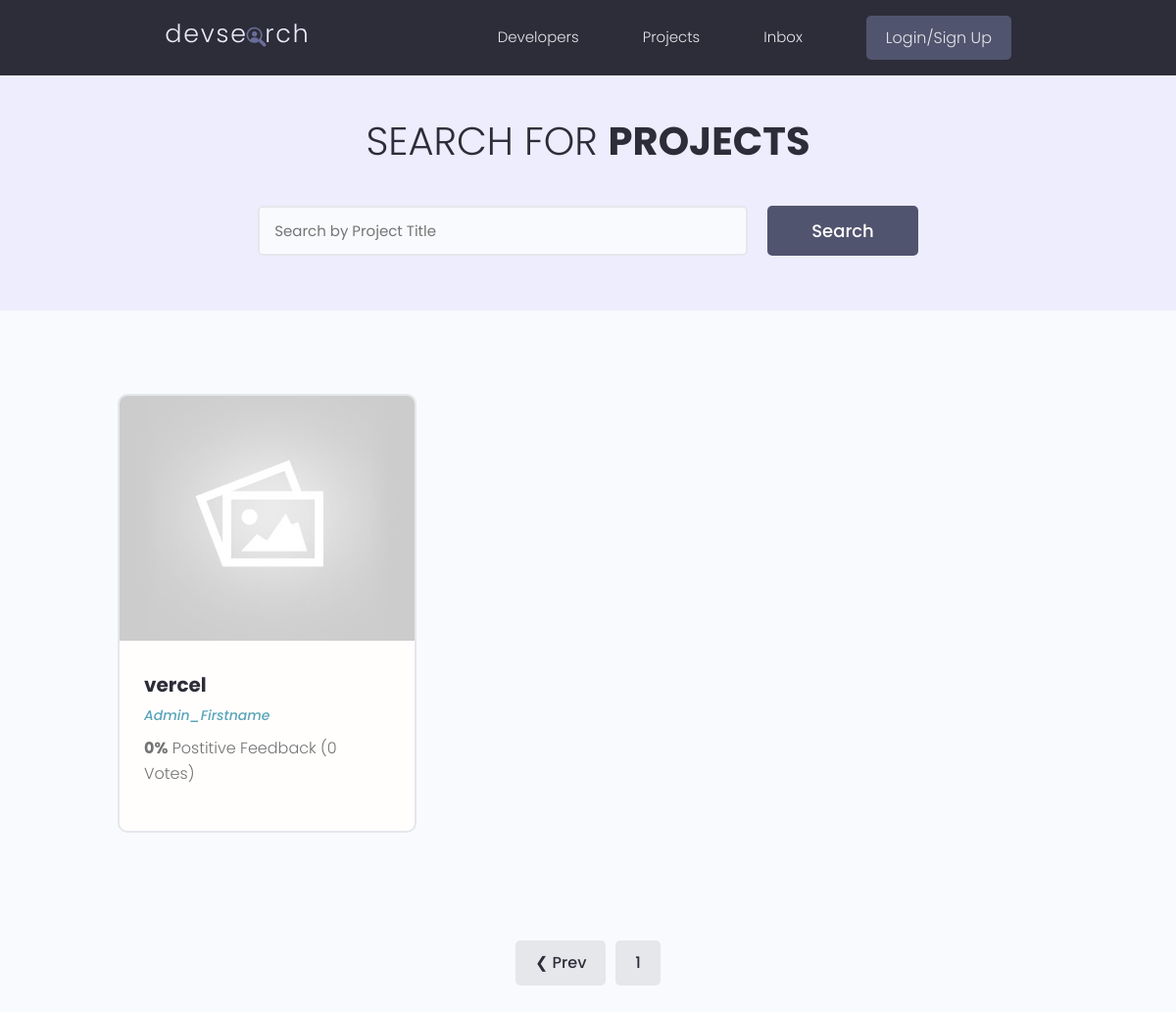
/projects/?page=3, run on an earlier commit of the app's database.
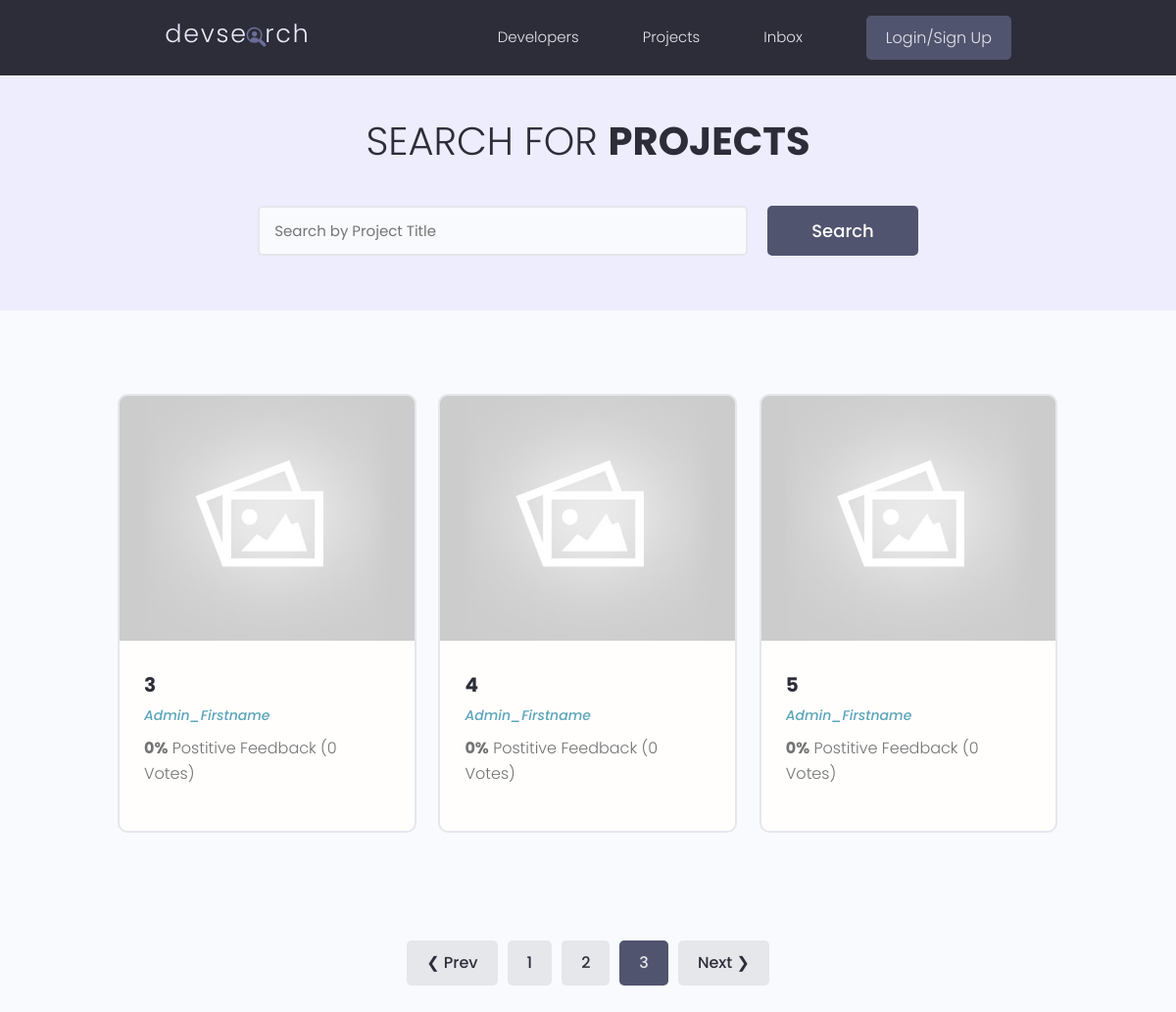
And on a later commit of the database.
### projects/models.py (models this page shows, shortened)
class Project(models.Model):
    owner = models.ForeignKey(Profile, null = True, blank=True, on_delete=models.SET_NULL)
    title = models.CharField(max_length= 200)
    description = models.TextField(null = True,blank = True)
    featured_image = models.ImageField(null=True,blank=True,default="default.jpeg")
    demo_link = models.CharField(max_length= 200,null = True,blank = True)
    source_link = models.CharField(max_length = 2000,null = True, blank = True)
    tags = models.ManyToManyField('Tag', blank=True)
    vote_total = models.IntegerField(default=0,null=True,blank=True)
    vote_Ratio = models.IntegerField(default=0,null=True,blank=True)
    created = models.DateTimeField(auto_now_add=True)
    id = models.UUIDField(default=uuid.uuid4,unique=True,primary_key=True,editable=False)
    class Meta:
        ordering =['created']

### users/models.py (models this page shows, shortened)
class Profile(models.Model):
    user = models.OneToOneField(User,on_delete=models.CASCADE,null=True,blank=True)
    name = models.CharField(max_length=200,blank=True,null = True)
    email = models.EmailField(max_length = 500, blank =True, null=True)
    short_intro = models.CharField(max_length=200, blank=True,null=True)
    bio=models.TextField(blank=True,null=True)
    username = models.CharField(max_length=200,blank=True,null = True)
    profile_image = models.ImageField(null=True,blank=True,upload_to='profile-pics/',default="profile-pics/user-default.png")
    social_github = models.CharField(max_length=200,blank=True,null = True)
    social_twitter = models.CharField(max_length=200,blank=True,null = True)
    social_linkedin = models.CharField(max_length=200,blank=True,null = True)
    social_youtube = models.CharField(max_length=200,blank=True,null = True)
    social_website = models.CharField(max_length=200,blank=True,null = True)
    created = models.DateTimeField(auto_now_add=True)
    id = models.UUIDField(default=uuid.uuid4,unique=True,primary_key=True,editable=False)
    location = models.CharField(max_length=200,blank=True,null = True)

### projects/views.py (the view)
# urls.py: path('projects/',include('projects.urls')),
def projects(request):
    projects,search_query= searchProjects(request)
    results=3
    custom_range, projects= paginateProjects(request,projects,results)
    context = { 'projects':projects,'search_query':search_query,'custom_range':custom_range}
    return render(request,'projects/projects.html',context)

### projects/utils.py (called while the page is built)
def paginateProjects(request,projects,results):
    page = request.GET.get('page')
    paginator = Paginator(projects,results)
    try:
        projects = paginator.page(page)
    except PageNotAnInteger:
        page=1
        projects = paginator.page(page)
    except EmptyPage:
        page = paginator.num_pages
        projects = paginator.page(paginator.num_pages)
    leftIndex = int(page) -4
    if leftIndex < 1:
        leftIndex = 1
    rightIndex= int(page) + 5
    if rightIndex > paginator.num_pages:
        rightIndex = paginator.num_pages
    custom_range = range(leftIndex,rightIndex)
    return custom_range,projects

def searchProjects(request):
    search_query = ''
    if request.GET.get("search_query"):
        search_query= request.GET.get("search_query")
    projects = Project.objects.distinct().filter(Q(title__icontains=search_query)|
                                      Q(description__icontains=search_query)|
                                      Q(owner__name__icontains=search_query)|
                                      Q(tags__name__icontains=search_query)
                                      )
    return projects,search_query

### projects/templates/projects/projects.html (shortened to what this page needs)
{% extends 'main.html' %} {% block content %}
<main class="projects">
  <section class="hero-section text-center">
    <div class="container container--narrow">
      <div class="hero-section__box">
        <h2>Search for <span>Projects</span></h2>
      </div>
      <div class="hero-section__search">
        <form id = "searchForm" class="form" action="{% url 'projects' %}" method="get">
          <div class="form__field">
            <input
              class="input input--text"
              id="formInput#search"
              type="text"
              name="search_query"
              value="{{search_query}}"
              placeholder="Search by Project Title"
            />
          </div>
          <input class="btn btn--sub btn--lg" type="submit" value="Search" />
        </form>
      </div>
    </div>
  </section>
  <section class="projectsList">
    <div class="container">
      <div class="grid grid--three">
        {% for project in projects %}
        <div class="column">
          <div class="card project">
            <a href="{% url 'projectid' project.id %}" class="project">
              <img
                class="project__thumbnail"
                src="{{project.featured_image.url}}"
                alt="project thumbnail"
              />
              <div class="card__body">
                <h3 class="project__title">{{project.title}}</h3>
                <p>
                  {% if project.owner.id %}
                  <a class="project__author" href="{% url 'user-profile' project.owner.id %}"
                    >{{ project.owner.name}}</a
                  >
                  {% endif %}
                </p>
                <p class="project--rating">
                  <span style="font-weight: bold">{{project.vote_Ratio}}%</span>
                  Postitive Feedback ({{project.vote_total}} Vote{{project.vote_total|pluralize:"s"}})
                </p>
              </div>
            </a>
          </div>
        </div>
        {% endfor %}
      </div>
    </div>
  </section>
  {% include 'pagination.html' with queryset=projects custom_range=custom_range %}
</main>
<br />
{% endblock content %}

### templates/main.html (shortened to what this page needs)
<!DOCTYPE html>
<!DOCTYPE html>
{% load static %}
<html>
    <head>
  <link rel="stylesheet" href="https://cdnjs.cloudflare.com/ajax/libs/font-awesome/4.7.0/css/font-awesome.min.css">
  <link rel="stylesheet" href="{% static 'uikit/styles/uikit.css' %}" />
  <link rel="stylesheet" href="{% static 'styles/app.css' %}" />
    </head>
    <body>
       {% include 'navbar.html' %}
       {% block content %}
       {% endblock content %}
    </body>
</html>

### templates/navbar.html (shortened to what this page needs)
{% load static %}
<header class="header">
    <div class="container container--narrow">
      <a href="{% url 'profiles' %}" class="header__logo">
        <img src="{% static 'images/logo.svg' %}" alt="DevSearch Logo" />
      </a>
      <nav class="header__nav">
        <ul class="header__menu">
          <li class="header__menuItem"><a href="{% url 'profiles' %}">Developers</a></li>
          <li class="header__menuItem"><a href="{% url 'projects' %}">Projects</a></li>
          <li class="header__menuItem"><a href="">Inbox</a></li>
          {% if request.user.is_authenticated %}
          <li class="header__menuItem"><a href="{% url 'account' %}" class="btn btn--sub">Account</a></li>
          <li class="header__menuItem"><a href="{% url 'logout' %}" class="btn btn--sub">Logout</a></li>
          {% else %}
          <li class="header__menuItem"><a href="{% url 'login' %}" class="btn btn--sub">Login/Sign Up</a></li>
          {% endif %}
        </ul>
      </nav>
    </div>
  </header>

### templates/pagination.html
{% if queryset.has_other_pages %}
  <div class="pagination">
    <ul class="container">
      {%if queryset.has_previous %}
          <li><a href="?page={{queryset.previous_page_number}}" class="btn page-link" data-page="{{queryset.previous_page_number}}">&#10094; Prev</a></li>
      {%endif%}
      {% for page in custom_range %}
        {% if page == queryset.number %}
        <li><a href="?page={{page}}" class="btn btn--sub page-link" data-page="{{page}}">{{page}}</a></li>
        {%else%}
        <li><a href="?page={{page}}" class="btn page-link" data-page="{{page}}">{{page}}</a></li>
        {% endif %}
      {% endfor %}
      {%if queryset.has_next %}
          <li><a href="?page={{queryset.next_page_number}}" class="btn page-link" data-page="{{queryset.next_page_number}}">Next &#10095;</a></li>
      {% endif %}
    </ul>
  </div>
  {% endif %}

### static/styles/app.css (style rules this page uses)
:root { --color-sub: #2d2d39; }
.btn--sub { background-color: var(--color-sub-light); }
.card { border: 2px solid var(--color-light); }
img { width: 100%; }
.header { position: sticky; z-index: 111; background-color: var(--color-sub); padding: 1.5rem 0; }
.header > .container { display: flex; justify-content: space-between; align-items: center; }
.header__logo > img { height: 3.8rem; }
.header__nav > ul { display: inline-flex; align-items: center; list-style: none; gap: 6.5rem; }
.header__menuItem > a { color: var(--color-light); font-weight: 300; }
.hero-section { height: 40vh; display: flex; align-items: center; background-color: var(--color-sub); }
.hero-section__box { margin-bottom: 4rem; }
.hero-section__box > h2, .hero-section__box > h2 > span { font-size: 4rem; color: var(--color-light); line-height: 1.3; text-transform: uppercase; }
.hero-section__box > h2 { font-weight: 300; }
.hero-section__box > h2 > span { font-weight: 700; }
.hero-section__search > .form { display: flex; align-items: center; justify-content: center; gap: 2rem; }
.hero-section__search > .form input.input--text { width: 50rem; }
.pagination { margin-top: 8rem; margin-bottom: 10rem; }
.pagination > ul { flex-wrap: wrap; list-style: none; display: flex; align-items: center; justify-content: center; gap: 1rem; }
.pagination .btn { color: var(--color-sub); }
.pagination .btn.btn--sub { color: var(--color-light); }
.project__author { font-size: 1.4rem; font-style: italic; }
.project--rating { margin-bottom: 1.6em; margin-top: .5em; }
.projects > .hero-section { background: var(--color-sub-lighter); height: 30vh; }
.projects .hero-section__box { margin-bottom: 2.5rem; }
.projects .hero-section__box > h2 { color: var(--color-sub); }
.projects .hero-section__box > h2 > span { font-weight: 700; color: var(--color-sub); }
.projectsList { margin-top: 8rem; }
.project__thumbnail { height: 25rem; object-fit: cover; object-position: top center; }
.project__title { font-size: 2rem; font-weight: 700; color: var(--color-sub); }

### static/uikit/styles/modules/_variables.css (style rules this page uses)
:root { --color-main: #5aa5b9; --color-main-light: #e6faff; --color-sub: #3f4156; --color-sub-light: #51546e; --color-sub-lighter: #ededfd; --color-text: #737373; --color-gray: #8b8b8b; --color-light: #e5e7eb; --color-light-gray: #767676; --color-bg: #f8fafd; --color-white: #fffefd; --color-white-light: #f3f3f3; --color-success: #359e64; --color-success-bg: #def8e8; --color-error: #fc4b0b; --color-error-bg: #fff2ee; --font-base: 'Poppins', arial, helvetica, 'Segoe UI', roboto, ubuntu, sans-serif; --font-monospace: 'Fira Code', 'Courier New', courier, monospace; --font-regular: 300; --font-medium: 500; --font-bold: 700; --generic-shadow: 1px 1px 5px #00000010; --generic-transition: all 0.3s ease-in-out; }

### static/uikit/styles/modules/_base.css (style rules this page uses)
* { margin: 0; padding: 0; box-sizing: border-box; text-rendering: optimizeLegibility; color: inherit; font-size: inherit; }
html { font-size: 50%; }
@media only screen and (min-width: 480px) { html { font-size: 56.25%; } }
@media only screen and (min-width: 1200px) { html { font-size: 62.5%; } }
body { line-height: 1.6; font-weight: 400; font-size: 1.5rem; color: var(--color-text); background-color: var(--color-bg); min-height: 100vh; }

### static/uikit/styles/modules/_typography.css (style rules this page uses)
* { font-family: var(--font-base); }
h2 { font-size: 3.6rem; font-weight: var(--font-bold); }
h3 { font-size: 3.2rem; font-weight: var(--font-medium); }
p, span, strong { font-size: 1.6rem; color: var(--color-text); font-weight: var(--font-regular); }
a { padding-bottom: 2px; text-decoration: none; display: inline-block; color: var(--color-main); font-weight: var(--font-medium); }

### static/uikit/styles/modules/_utilities.css (style rules this page uses)
.container { width: 92%; max-width: 165rem; margin: 0 auto; box-sizing: border-box; }
.container--narrow { width: 92%; max-width: 120rem; }
@media screen and (min-width: 1000px) { .container { width: 90%; } }
@media screen and (min-width: 1000px) { .container--narrow { width: 85%; } }
@media screen and (min-width: 1200px) { .container { width: 80%; } }
@media screen and (min-width: 1200px) { .container--narrow { width: 72%; } }
.text-center { text-align: center; }

### static/uikit/styles/modules/_card.css (style rules this page uses)
.card { border-radius: 1rem; background-color: var(--color-white); border: 1.5px solid var(--color-light); width: auto; height: auto; margin-top: 0.5rem; margin-bottom: 0.5rem; overflow: hidden; }
.card__body, .card__header { padding: 2rem 2.5rem; }

What changed in the data, as far as the page shows it:
no longer on this page (row unchanged): Project: featured_image (placeholder picture), title "vercel", owner.name "Admin_Firstname", vote_Ratio "0", vote_total "0"
added Project: featured_image (placeholder picture), title "3", owner.name "Admin_Firstname", vote_Ratio "0", vote_total "0"
added Project: featured_image (placeholder picture), title "4", owner.name "Admin_Firstname", vote_Ratio "0", vote_total "0"
added Project: featured_image (placeholder picture), title "5", owner.name "Admin_Firstname", vote_Ratio "0", vote_total "0"
Also different on the page:
new list line: "2"
new list line: "3"
text now shown: "Next ❯"
